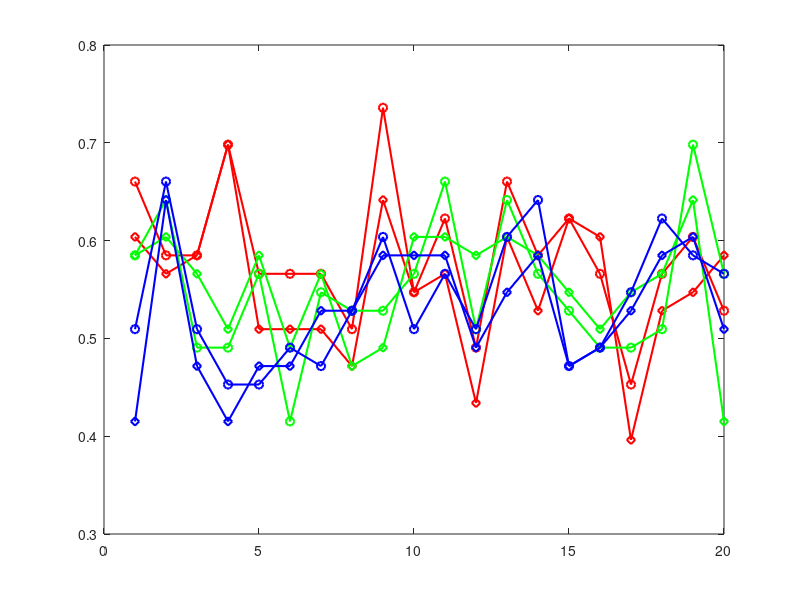

Reproduce this figure in MATLAB.
load unnormalized_article_result.txt
pred_result = unnormalized_article_result(1:20, :);
x = 1 : size (pred_result, 1);
type = cellstr(['r-o'; 'r-d';'g-o'; 'g-d'; 'b-o'; 'b-d']);
for i = 1 :  size(pred_result, 2)
    plot(x, pred_result(:, i), type{i}, 'linewidth', 1.5)
    hold on;
end

ave = mean(pred_result)
vari =  mean ((pred_result - repmat(ave, size(pred_result, 1), 1) ).* ...
        (pred_result - repmat(ave, size(pred_result, 1), 1) ))